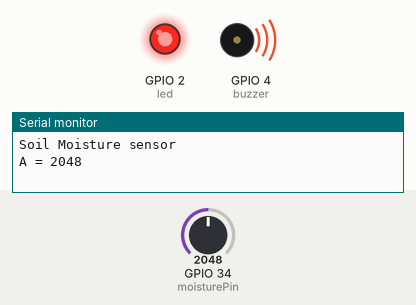
The sketch below on a simulated ESP32. On the bench: output pins drawn as LEDs (lit = HIGH), buzzer (waves = sounding, pin HIGH), the last lines printed to the serial monitor. Dashed ring = blinking. Inputs (shaded band) come from the test bench; at power-on: GPIO 34 (moisturePin) = 2048.

Above: at 1.8 s.
1.9 s: GPIO 34 (moisturePin) set to 860
At 2.3 s:
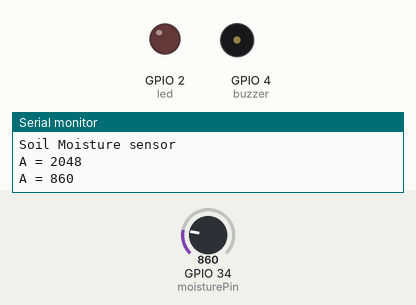
3.5 s: GPIO 34 (moisturePin) set to 959
At 4.8 s:
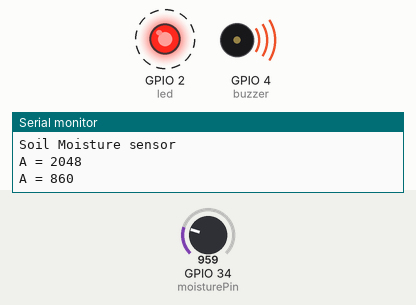
7.6 s: GPIO 34 (moisturePin) set to 491
At 8.4 s:
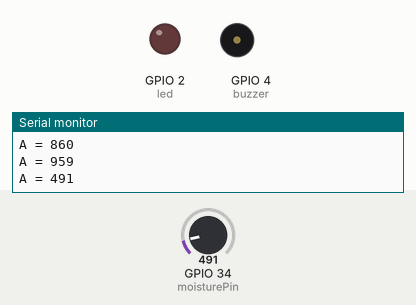
9.1 s: GPIO 34 (moisturePin) set to 940
At 10.8 s:
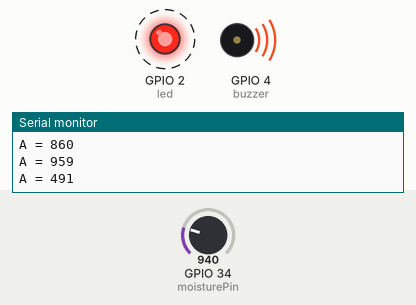
Timing chart, 0 to 14.2 s (numbered marks = the images above; inputs shaded):
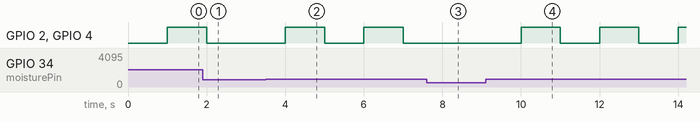

Measured:
- the behaviour switches between 900 and 901 on GPIO 34 (moisturePin) (found by bisection; images 1 and 2)
- after the input at 1.9 s, GPIO 2 (led), GPIO 4 (buzzer): goes on until 2.0 s, then stays LOW
- after the input at 3.5 s, GPIO 2 (led), GPIO 4 (buzzer): alternates HIGH for 1.0 s and LOW for 1.0 s, starting after 0.50 s
- after the input at 7.6 s, GPIO 2 (led), GPIO 4 (buzzer): stays LOW (without the input it goes to HIGH after 0.40 s)
- after the input at 9.1 s, GPIO 2 (led), GPIO 4 (buzzer): alternates HIGH for 1.0 s and LOW for 1.0 s, starting after 0.90 s

The sketch:

sketch.ino
```cpp
int moisturePin = 34;  //moisture pin
int moisture = 0;      //subsequent moisture values
int moistureValue = 0;  //value red from moisture sensor
int buzzer = 4;
int led = 2;

void setup(){
  Serial.begin(9600);//send moisture reading to IDE screen
  Serial.println("Soil Moisture sensor");
  pinMode(moisturePin, INPUT);
  pinMode(buzzer, OUTPUT);
  pinMode(led, OUTPUT);
}

void loop(){
  moistureValue = analogRead(moisturePin);

  if(moistureValue != moisture){
    moisture = moistureValue;
    Serial.print("A = "); //Show the resistance value of the sensor in the IDE
    Serial.println(moisture);
  }
  delay(1000);

  if (analogRead(moisturePin) > 900){   //If the reading is greater than this 900 threshold
    digitalWrite(buzzer, HIGH);
    digitalWrite(led, HIGH);
    delay(1000);
    digitalWrite(buzzer, LOW);
    digitalWrite(led, LOW);
  }
  else{
    digitalWrite(led, LOW);
    digitalWrite(buzzer, LOW);
  }
}
```
